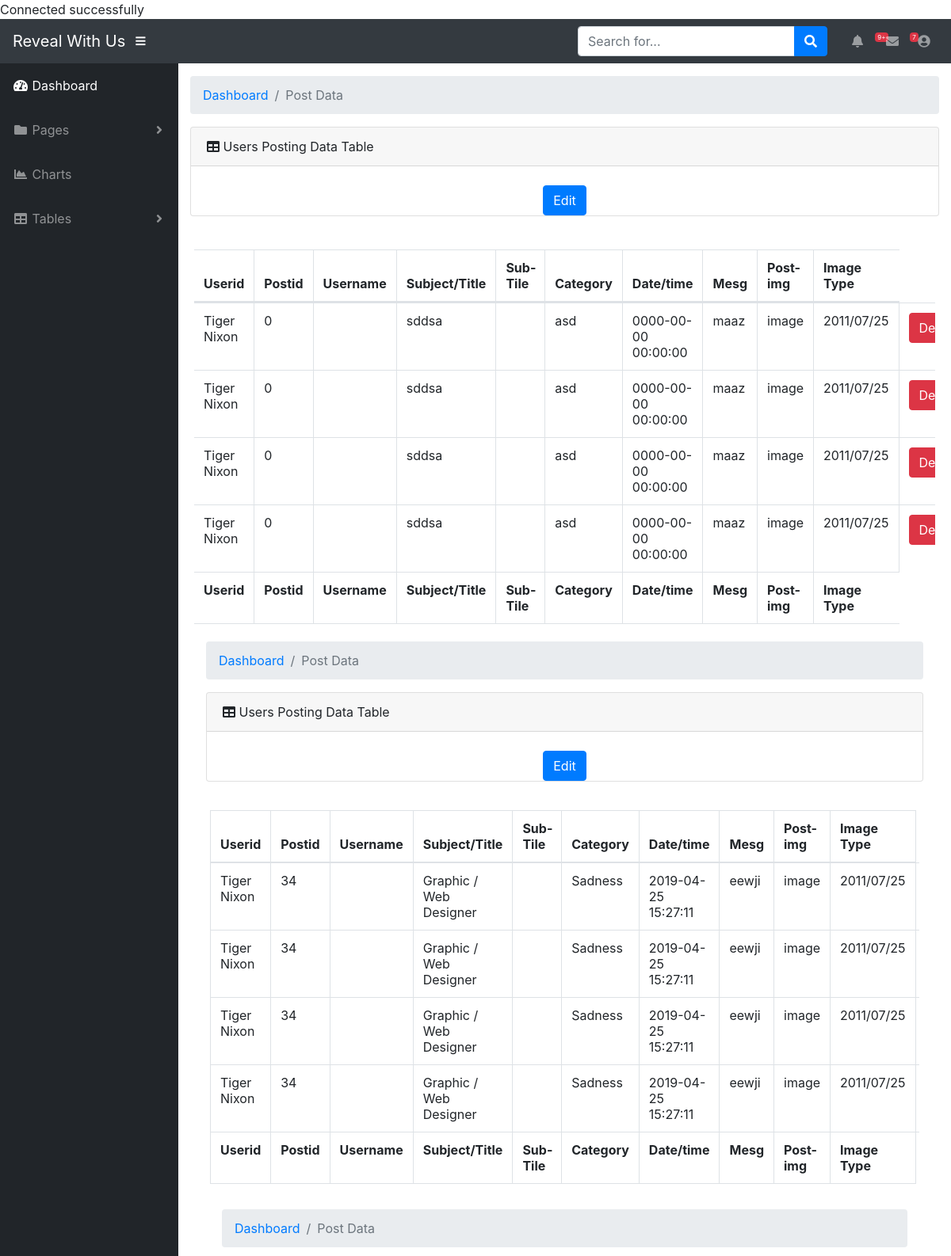
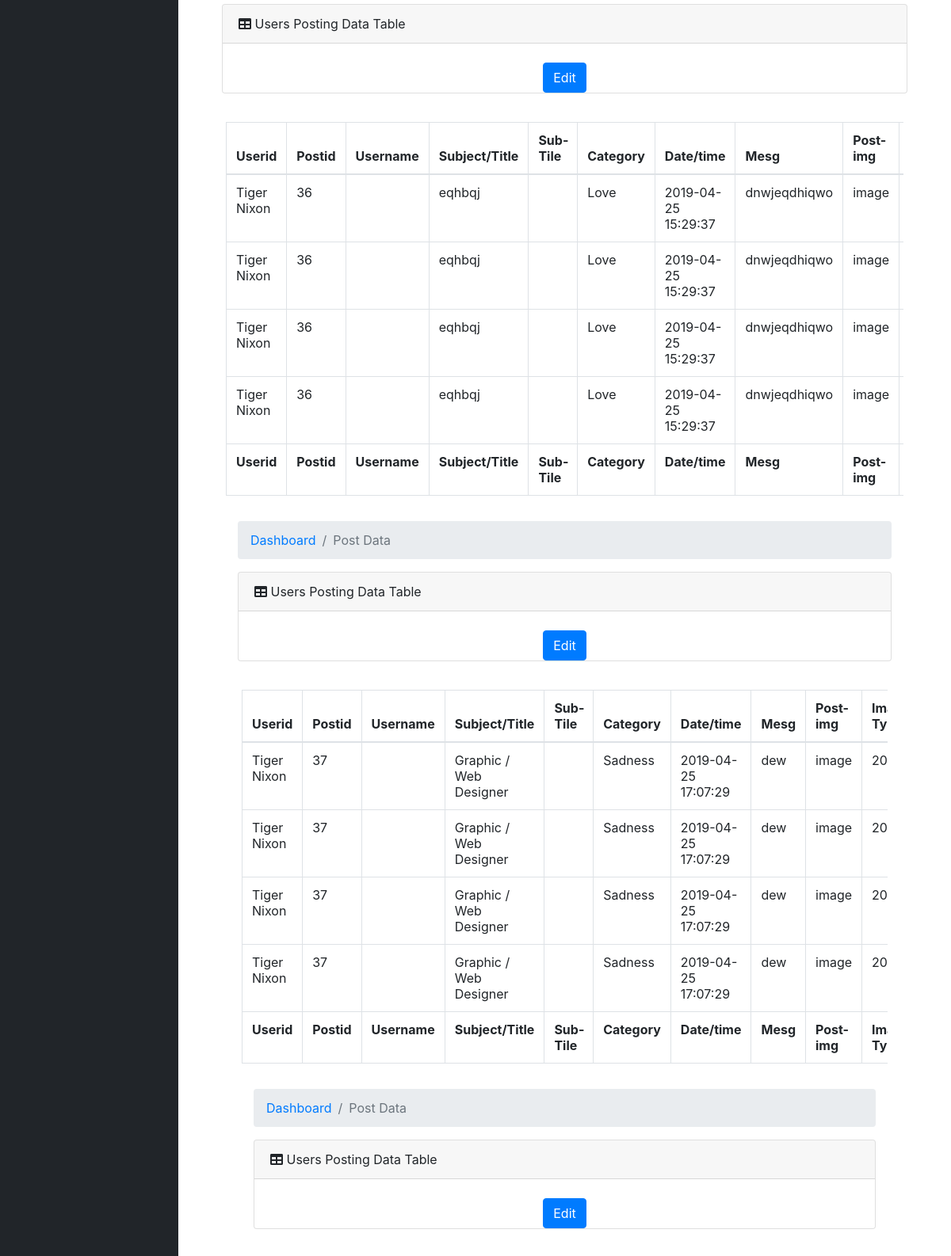
/admin_dashboard/post_data_table.php (upper part), run on the app's committed database (2 pictures, top to bottom).
### tables this page shows
CREATE TABLE `post_data` (
  `userid` varchar(1000) NOT NULL,
  `postid` int(11) NOT NULL,
  `usname` varchar(100) NOT NULL,
  `sub` varchar(1000) NOT NULL,
  `category` varchar(1000) NOT NULL,
  `msg` text NOT NULL,
  `postimage` longblob,
  `postimagetype` varchar(25) DEFAULT NULL,
  `datime` datetime DEFAULT NULL,
  `sub_title` varchar(30) NOT NULL
);

### admin_dashboard/post_data_table.php (the view, shortened to what this page needs)
<html>
<head>
</head>
<body>
<?php
require('navbar.php');
 $sql = "SELECT * from post_data";
 $result = mysqli_query($dbConn, $sql);
    while($row = mysqli_fetch_array($result)) {
?>
    <div id="content-wrapper">
      <div class="container-fluid">
        <ol class="breadcrumb">
          <li class="breadcrumb-item">
            <a href="#">Dashboard</a>
          </li>
          <li class="breadcrumb-item active">Post Data</li>
        </ol>
        <div class="card mb-3">
          <div class="card-header">
            <i class="fas fa-table"></i>
            Users Posting Data Table</div>
            <br>
            	<center>
            <button type="button" href="#" class="btn btn-primary mybtn " data-toggle="modal" data-target="#myModal">Edit</button>
             <div class="container col-md-6 mx-auto "></CENTER>
  </div>
</div>
          <div class="card-body">
            <div class="table-responsive">
              <table class="table table-bordered" id="dataTable" width="100%" cellspacing="0">
                <thead>
                  <tr>
                    <th>Userid</th>
                    <th>Postid</th>
                    <th>Username</th>
                    <th>Subject/Title</th>
                    <th>Sub-Tile</th>
                    <th>Category</th>
                    <th>Date/time</th>
                    <th>Mesg</th>
                    <th>Post-img</th>
                    <th>Image Type</th>
                    </tr>
                </thead>
                <tfoot>
                 <tr>
                    <th>Userid</th>
                    <th>Postid</th>
                    <th>Username</th>
                    <th>Subject/Title</th>
                    <th>Sub-Tile</th>
                    <th>Category</th>
                    <th>Date/time</th>
                    <th>Mesg</th>
                    <th>Post-img</th>
                    <th>Image Type</th>
                    </tr>
                </tfoot>
                <tbody>
                  <tr>
                    <td>Tiger Nixon</td>
                    <td><?php echo $row['postid']?></td>
                    <td><?php echo $row['firstname']?></td>
                    <td><?php echo $row["sub"]; ?></td>
                    <td><?php echo $row["sub_title"]; ?></td>
                    <td><?php echo $row['category'];?></td>
                     <td><?php echo $row["datime"]; ?></td>
                     <td><?php echo $row["msg"]; ?></td>
                    <td>image</td>
                    <td>2011/07/25</td>
                   <td> <button type="button" class="btn btn-danger">Delete</button></td>
                  </tr>
                  <tr>
                    <td>Tiger Nixon</td>
                    <td><?php echo $row['postid']?></td>
                    <td><?php echo $row['firstname']?></td>
                    <td><?php echo $row["sub"]; ?></td>
                    <td><?php echo $row["sub_title"]; ?></td>
                    <td><?php echo $row['category'];?></td>
                     <td><?php echo $row["datime"]; ?></td>
                     <td><?php echo $row["msg"]; ?></td>
                    <td>image</td>
                    <td>2011/07/25</td>
                   <td> <button type="button" class="btn btn-danger">Delete</button></td>
                  </tr>
                  <tr>
                    <td>Tiger Nixon</td>
                    <td><?php echo $row['postid']?></td>
                    <td><?php echo $row['firstname']?></td>
                    <td><?php echo $row["sub"]; ?></td>
                    <td><?php echo $row["sub_title"]; ?></td>
                    <td><?php echo $row['category'];?></td>
                     <td><?php echo $row["datime"]; ?></td>
                     <td><?php echo $row["msg"]; ?></td>
                    <td>image</td>
                    <td>2011/07/25</td>
                   <td> <button type="button" class="btn btn-danger">Delete</button></td>
                 </tr>
                 <tr>
                    <td>Tiger Nixon</td>
                    <td><?php echo $row['postid']?></td>
                    <td><?php echo $row['firstname']?></td>
                    <td><?php echo $row["sub"]; ?></td>
                    <td><?php echo $row["sub_title"]; ?></td>
                    <td><?php echo $row['category'];?></td>
                     <td><?php echo $row["datime"]; ?></td>
                     <td><?php echo $row["msg"]; ?></td>
                    <td>image</td>
                    <td>2011/07/25</td>
                   <td> <button type="button" class="btn btn-danger">Delete</button></td>
                  </tr>
                </tbody>
              </table>
            </div>
               <?php
    }
?>
          </div>
        </div>
      </div>
    </div>
  </div>
</body>
</html>

### admin_dashboard/navbar.php (shortened to what this page needs)
<!DOCTYPE html>
<html lang="en">
<head>
  <link href="vendor/fontawesome-free/css/all.min.css" rel="stylesheet" type="text/css">
  <link href="vendor/datatables/dataTables.bootstrap4.css" rel="stylesheet">
  <link href="css/sb-admin.css" rel="stylesheet">
</head>
<body id="page-top">
  <?php
require('../sql/config.php');
  ?>
  <nav class="navbar navbar-expand navbar-dark bg-dark static-top">
    <a class="navbar-brand mr-1" href="../index.php">Reveal With Us</a>
    <button class="btn btn-link btn-sm text-white order-1 order-sm-0" id="sidebarToggle" href="#">
      <i class="fas fa-bars"></i>
    </button>
    <form class="d-none d-md-inline-block form-inline ml-auto mr-0 mr-md-3 my-2 my-md-0">
      <div class="input-group">
        <input type="text" class="form-control" placeholder="Search for..." aria-label="Search" aria-describedby="basic-addon2">
        <div class="input-group-append">
          <button class="btn btn-primary" type="button">
            <i class="fas fa-search"></i>
          </button>
        </div>
      </div>
    </form>
    <ul class="navbar-nav ml-auto ml-md-0">
      <li class="nav-item dropdown no-arrow mx-1">
        <a class="nav-link dropdown-toggle" href="#" id="alertsDropdown" role="button" data-toggle="dropdown" aria-haspopup="true" aria-expanded="false">
          <i class="fas fa-bell fa-fw"></i>
          <span class="badge badge-danger">9+</span>
        </a>
      </li>
      <li class="nav-item dropdown no-arrow mx-1">
        <a class="nav-link dropdown-toggle" href="#" id="messagesDropdown" role="button" data-toggle="dropdown" aria-haspopup="true" aria-expanded="false">
          <i class="fas fa-envelope fa-fw"></i>
          <span class="badge badge-danger">7</span>
        </a>
      </li>
      <li class="nav-item dropdown no-arrow">
        <a class="nav-link dropdown-toggle" href="#" id="userDropdown" role="button" data-toggle="dropdown" aria-haspopup="true" aria-expanded="false">
          <i class="fas fa-user-circle fa-fw"></i>
        </a>
      </li>
    </ul>
  </nav>
  <div id="wrapper">
    <ul class="sidebar navbar-nav">
      <li class="nav-item active">
        <a class="nav-link" href="index.php">
          <i class="fas fa-fw fa-tachometer-alt"></i>
          <span>Dashboard</span>
        </a>
      </li>
      <li class="nav-item dropdown">
        <a class="nav-link dropdown-toggle" href="#" id="pagesDropdown" role="button" data-toggle="dropdown" aria-haspopup="true" aria-expanded="false">
          <i class="fas fa-fw fa-folder"></i>
          <span>Pages</span>
        </a>
      </li>
      <li class="nav-item">
        <a class="nav-link" href="charts.php">
          <i class="fas fa-fw fa-chart-area"></i>
          <span>Charts</span></a>
      </li>
      <li class="nav-item dropdown">
        <a class="nav-link dropdown-toggle" id="pagesDropdown" role="button" data-toggle="dropdown" aria-haspopup="true" aria-expanded="false"href="tables.php">
          <i class="fas fa-fw fa-table"></i>
          <span>Tables</span></a>
      </li>
    </ul>
</body>
</html>

### sql/config.php (shortened to what this page needs)
<?php
echo "Connected successfully";
?>

### data on the page
post_data: postid "0", sub "sddsa", category "asd", datime "0000-00-00 00:00:00", msg "maaz"
post_data: postid "34", sub "Graphic / Web Designer", category "Sadness", datime "2019-04-25 15:27:11", msg "eewji"
post_data: postid "36", sub "eqhbqj", category "Love", datime "2019-04-25 15:29:37", msg "dnwjeqdhiqwo"
post_data: postid "37", sub "Graphic / Web Designer", category "Sadness", datime "2019-04-25 17:07:29", msg "dew"
